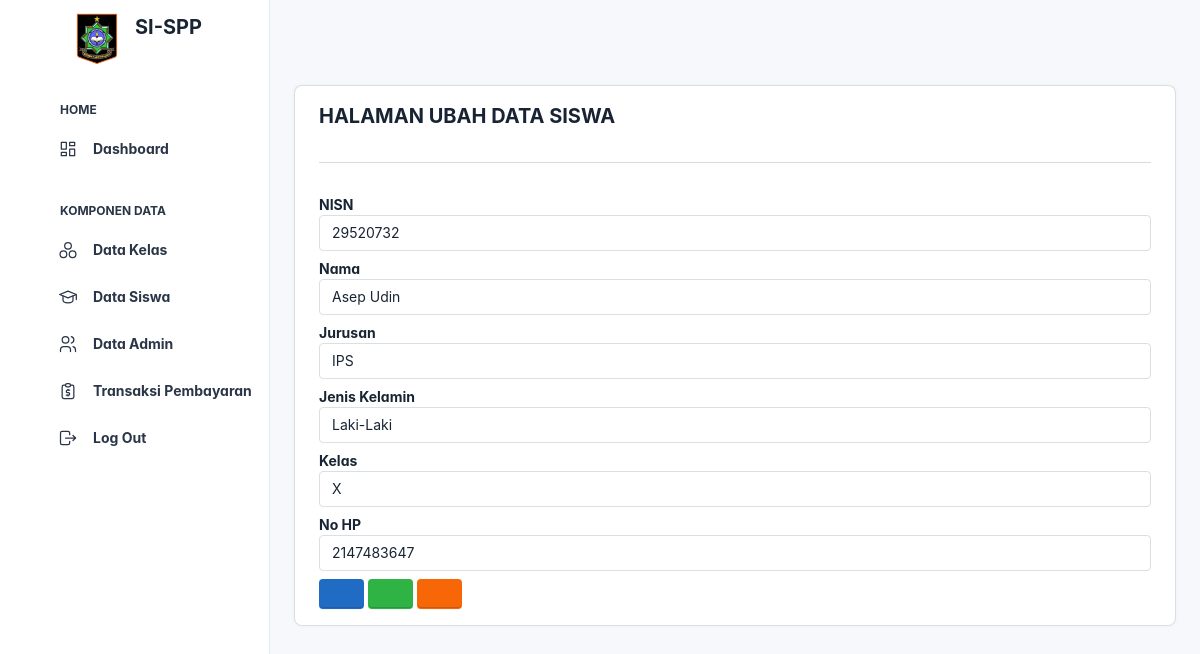
Screenshot of /?buka=ubh-siswa&nisn=29520732 (signed in) with the database file from the repository.
### tables this page shows
CREATE TABLE `profile_siswa` (
  `nisn` bigint(10) NOT NULL,
  `nama_siswa` varchar(25) NOT NULL,
  `jk` enum('Laki-Laki','Perempuan') NOT NULL,
  `kelas` enum('X','XI','XII') NOT NULL,
  `hp` int(12) NOT NULL,
  `id_kelas` int(11) NOT NULL
);

CREATE TABLE `data_kelas` (
  `id_kelas` int(11) NOT NULL,
  `nama_kelas` varchar(50) NOT NULL,
  `jurusan` varchar(11) NOT NULL
);

### backend/app/function/crud/read.php (called while the page is built, shortened)
<?php
class Read
{
    public function TableSiswa()
    {
        include dirname(dirname(dirname(__DIR__))) . '/inc/connection.php';
        if (isset($_GET['nisn'])) {
            $nisn = $koneksi->real_escape_string($_GET['nisn']);
            $sql = "SELECT profile_siswa.*, data_kelas.*
            FROM profile_siswa
            INNER JOIN data_kelas ON profile_siswa.id_kelas = data_kelas.id_kelas
            WHERE profile_siswa.nisn = '$nisn'";
        } else {
            $sql = "SELECT profile_siswa.*, data_kelas.*
            FROM profile_siswa
            INNER JOIN data_kelas ON profile_siswa.id_kelas = data_kelas.id_kelas";
        }
        $result = $koneksi->query($sql);
        $data = array();
        if ($result->num_rows > 0) {
            while ($row = $result->fetch_assoc()) {
                $data[] = $row;
            }
        }
        return $data;
    }
}

### pages/SISWA/ubh-siswa.php (the view, shortened to what this page needs)
<?php
require_once './backend/app/function/crud/read.php';
$read = new Read();
$get_siswa = $read->TableSiswa();
?>
<div class="card-body">
  <h2 class="fw-bolder">HALAMAN UBAH DATA SISWA</h2>
  <hr>
  <form action="./backend/router/view.php?URL=Update Data Siswa&nisn=<?= $_GET['nisn'] ?>" method="POST">
    <?php foreach ($get_siswa as $index => $data) : ?>
      <div class="form-group mb-2">
        <label for="nisn" class="fw-bolder fs-4" id="label-nisn">NISN</label>
        <input type="number" name="nisn" id="nisn" class="form-control" value="<?php echo $data['nisn'] ?>" placeholder="Masukkan NISN" required>
      </div>
      <div class="form-group mb-2">
        <label for="nama" class="fw-bolder fs-4" id="label-nama">Nama</label>
        <input type="text" name="nama" id="nama" class="form-control" value="<?php echo $data['nama_siswa'] ?>" placeholder="Masukkan Nama" required>
      </div>
      <div class="form-group mb-2">
        <label for="id_kelas" class="fw-bolder fs-4" id="label-jurusan">Jurusan</label>
        <select type="text" name="id_kelas" id="id_kelas" class="form-control" required>
          <option selected value="<?php echo $data['id_kelas'] ?>"><?php echo $data['jurusan'] ?></option>
        </select>
      </div>
      <div class="form-group mb-2">
        <label for="jk" class="fw-bolder fs-4" id="label-jk">Jenis Kelamin</label>
        <select type="text" name="jk" id="jk" class="form-control" required>
          <option selected value="<?php echo $data['jk'] ?>"><?php echo $data['jk'] ?></option>
        </select>
      </div>
      <div class="form-group mb-2">
        <label for="kelas" class="fw-bolder fs-4" id="label-kelas">Kelas</label>
        <input type="text" name="kelas" id="kelas" class="form-control" value="<?php echo $data['kelas'] ?>" placeholder="Kelas Berapa (X, XI, XII)" required>
      </div>
      <div class="form-group mb-2">
        <label for="no_telp" class="fw-bolder fs-4" id="label-no_telp">No HP</label>
        <input type="number" name="no_telp" id="no_telp" class="form-control" value="<?php echo $data['hp'] ?>" placeholder="Masukkan No HP" required>
      </div>
      <div class="form-group">
        <a href="?buka=data_siswa" class="btn btn-primary"><i class="ti ti-arrow-back"></i></a>
        <button type="submit" class="btn btn-success"><i class="ti ti-device-floppy"></i></button>
        <button type="reset" class="btn btn-warning"><i class="ti ti-x"></i></button>
      </div>
    <?php endforeach; ?>
  </form>
</div>

### includes/header.php (style rules this page uses)
:root { --tblr-font-sans-serif: 'Inter Var', -apple-system, BlinkMacSystemFont, San Francisco, Segoe UI, Roboto, Helvetica Neue, sans-serif; }
body { font-feature-settings: "cv03", "cv04", "cv11"; }

### rows the page displays
profile_siswa: nisn "29520732", nama "Asep Udin", id_kelas "IPS", jk "Laki-Laki", kelas "X", no_telp "2147483647"
